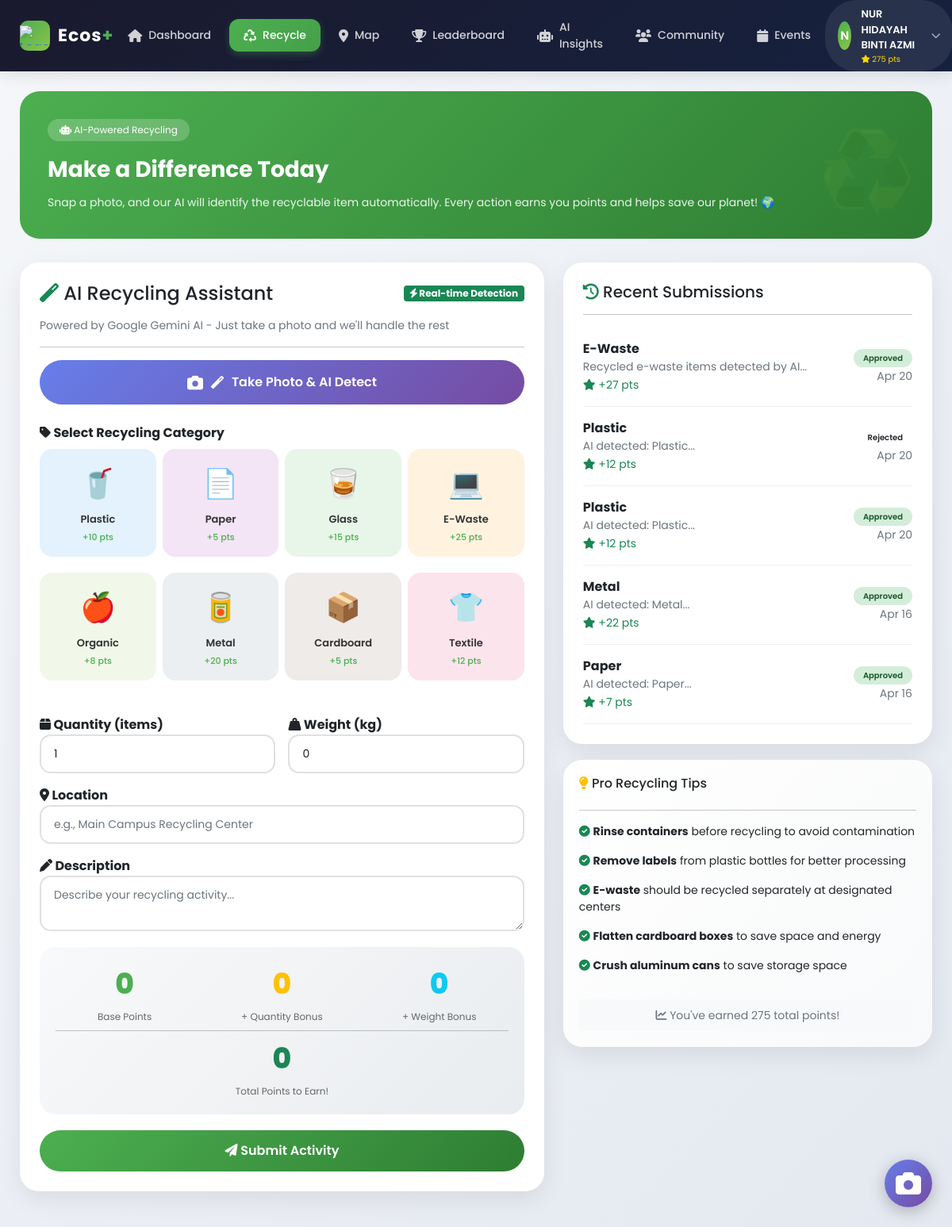
Page /activity.php (signed in) on the committed database.
### tables this page shows
CREATE TABLE `users` (
  `id` int(11) NOT NULL,
  `username` varchar(50) NOT NULL,
  `email` varchar(100) NOT NULL,
  `password` varchar(255) NOT NULL,
  `full_name` varchar(100) NOT NULL,
  `bio` text DEFAULT NULL,
  `profile_image` varchar(255) DEFAULT NULL,
  `phone` varchar(20) DEFAULT NULL,
  `faculty` varchar(100) DEFAULT NULL,
  `year_of_study` int(11) DEFAULT NULL,
  `student_id` varchar(20) DEFAULT NULL,
  `role` enum('user','admin') DEFAULT 'user',
  `points` int(11) DEFAULT 0,
  `theme` enum('light','dark') DEFAULT 'light',
  `language` enum('en','ms') DEFAULT 'en',
  `email_verified` tinyint(1) DEFAULT 1,
  `reset_token` varchar(255) DEFAULT NULL,
  `reset_expires` timestamp NULL DEFAULT NULL,
  `is_active` tinyint(1) DEFAULT 1,
  `created_at` timestamp NOT NULL DEFAULT current_timestamp(),
  `last_login` timestamp NULL DEFAULT NULL,
  `default_privacy` enum('public','followers','private') DEFAULT 'public'
);

CREATE TABLE `activities` (
  `id` int(11) NOT NULL,
  `user_id` int(11) NOT NULL,
  `activity_type` varchar(50) NOT NULL,
  `description` text DEFAULT NULL,
  `quantity` int(11) DEFAULT 1,
  `weight` decimal(5,2) DEFAULT 0.00,
  `points_earned` int(11) DEFAULT 0,
  `image_path` varchar(255) DEFAULT NULL,
  `location` varchar(255) DEFAULT NULL,
  `latitude` decimal(10,8) DEFAULT NULL,
  `longitude` decimal(11,8) DEFAULT NULL,
  `status` enum('pending','approved','rejected') DEFAULT 'pending',
  `ai_verified` tinyint(1) DEFAULT 0,
  `ai_confidence` decimal(5,2) DEFAULT NULL,
  `admin_notes` text DEFAULT NULL,
  `created_at` timestamp NOT NULL DEFAULT current_timestamp(),
  `approved_at` timestamp NULL DEFAULT NULL,
  `approved_by` int(11) DEFAULT NULL
);

### includes/auth.php (called while the page is built, shortened)
<?php
function getConnection() {
    static $conn = null;
    if ($conn === null) {
        $host = 'localhost';
        $user = 'root';
        $password = '';
        $database = 'ecos_plus';
        $conn = new mysqli($host, $user, $password, $database);
    }
    return $conn;
}
function getCurrentUser() {
    $conn = getConnection();
    $user_id = $_SESSION['user_id'];
    $sql = "SELECT id, email, full_name, phone, points, role, profile_image, bio, created_at FROM users WHERE id = ?";
    $stmt = $conn->prepare($sql);
    $stmt->bind_param("i", $user_id);
    $stmt->execute();
    $result = $stmt->get_result();
    $user = $result->fetch_assoc();
    return $user;
}
?>

### activity.php (the view, shortened to what this page needs)
<?php
require_once 'includes/auth.php';
$conn = getConnection();
$user_id = $_SESSION['user_id'];
$user = getCurrentUser();
$user_initial = $user ? strtoupper(substr($user['full_name'], 0, 1)) : 'U';
$activity_types = [
    'Plastic' => ['points' => 10, 'icon' => '🥤', 'color' => '#2196F3', 'bg' => '#E3F2FD', 'description' => 'Plastic bottles, containers, bags'],
    'Paper' => ['points' => 5, 'icon' => '📄', 'color' => '#9C27B0', 'bg' => '#F3E5F5', 'description' => 'Newspapers, magazines, cardboard'],
    'Glass' => ['points' => 15, 'icon' => '🥃', 'color' => '#4CAF50', 'bg' => '#E8F5E9', 'description' => 'Glass bottles, jars'],
    'E-Waste' => ['points' => 25, 'icon' => '💻', 'color' => '#FF9800', 'bg' => '#FFF3E0', 'description' => 'Electronics, batteries, cables'],
    'Organic' => ['points' => 8, 'icon' => '🍎', 'color' => '#8BC34A', 'bg' => '#F1F8E9', 'description' => 'Food waste, garden waste'],
    'Metal' => ['points' => 20, 'icon' => '🥫', 'color' => '#607D8B', 'bg' => '#ECEFF1', 'description' => 'Aluminum cans, metal scraps'],
    'Cardboard' => ['points' => 5, 'icon' => '📦', 'color' => '#795548', 'bg' => '#EFEBE9', 'description' => 'Cardboard boxes, cartons'],
    'Textile' => ['points' => 12, 'icon' => '👕', 'color' => '#E91E63', 'bg' => '#FCE4EC', 'description' => 'Clothes, fabrics, shoes']
];
$recentQuery = "SELECT * FROM activities WHERE user_id = ? ORDER BY created_at DESC LIMIT 5";
$stmt = $conn->prepare($recentQuery);
$stmt->bind_param("i", $user_id);
$stmt->execute();
$recentActivities = $stmt->get_result();
?>
<!DOCTYPE html>
<html lang="en">
<head>
    <link href="https://cdn.jsdelivr.net/npm/bootstrap@5.1.3/dist/css/bootstrap.min.css" rel="stylesheet">
    <link rel="stylesheet" href="https://cdnjs.cloudflare.com/ajax/libs/font-awesome/6.0.0/css/all.min.css">
</head>
<body>
<nav class="navbar-custom">
    <div class="navbar-container">
        <div style="display: flex; justify-content: space-between; align-items: center;">
            <a href="dashboard.php" class="navbar-brand-custom">
                <div class="logo-icon">
                    <img src="assets/images/umpsa.png" alt="Logo" style="height:25px; object-fit:cover;">
                </div>
                <div class="logo-text">Ecos<span>+</span></div>
            </a>
            <ul class="nav-links">
                <li><a href="dashboard.php" class="nav-link-custom"><i class="fas fa-home"></i> Dashboard</a></li>
                <li><a href="activity.php" class="nav-link-custom active"><i class="fas fa-recycle"></i> Recycle</a></li>
                <li><a href="map.php" class="nav-link-custom"><i class="fas fa-map-marker-alt"></i> Map</a></li>
                <li><a href="leaderboard.php" class="nav-link-custom"><i class="fas fa-trophy"></i> Leaderboard</a></li>
                <li><a href="ai-insights.php" class="nav-link-custom"><i class="fas fa-robot"></i> AI Insights</a></li>
                <li><a href="community.php" class="nav-link-custom"><i class="fas fa-users"></i> Community</a></li>
                <li><a href="events.php" class="nav-link-custom"><i class="fas fa-calendar"></i> Events</a></li>
            </ul>
            <div class="user-dropdown">
                <div class="user-trigger">
                    <div class="user-avatar"><?php echo $user_initial; ?></div>
                    <div class="user-info">
                        <span class="user-name"><?php echo htmlspecialchars($user['full_name'] ?? 'User'); ?></span>
                        <span class="user-points"><i class="fas fa-star"></i> <?php echo number_format($user['points'] ?? 0); ?> pts</span>
                    </div>
                    <i class="fas fa-chevron-down dropdown-arrow"></i>
                </div>
            </div>
        </div>
    </div>
</nav>
<div class="container-custom">
    <div class="hero-section">
        <div class="hero-badge"><i class="fas fa-robot"></i> AI-Powered Recycling</div>
        <div class="hero-title">Make a Difference Today</div>
        <div class="hero-subtitle">Snap a photo, and our AI will identify the recyclable item automatically. Every action earns you points and helps save our planet! 🌍</div>
    </div>
    <div class="row">
        <div class="col-lg-7">
            <div class="form-card">
                <div class="d-flex align-items-center justify-content-between mb-3">
                    <h4 class="mb-0"><i class="fas fa-magic text-success"></i> AI Recycling Assistant</h4>
                    <span class="badge bg-success"><i class="fas fa-bolt"></i> Real-time Detection</span>
                </div>
                <p class="text-muted small">Powered by Google Gemini AI - Just take a photo and we'll handle the rest</p>
                <hr>
                <button class="btn-ai-camera" data-bs-toggle="modal" data-bs-target="#cameraModal">
                    <i class="fas fa-camera fa-lg"></i> <i class="fas fa-magic"></i> Take Photo & AI Detect
                </button>
                <form method="POST" id="activityForm">
                    <div class="mt-4">
                        <label class="fw-bold mb-2"><i class="fas fa-tag"></i> Select Recycling Category</label>
                        <div class="row g-2" id="activityTypes">
                            <?php foreach ($activity_types as $type => $data): ?>
                            <div class="col-4 col-md-3">
                                <div class="activity-option" data-type="<?php echo $type; ?>" data-points="<?php echo $data['points']; ?>" style="background: <?php echo $data['bg']; ?>;">
                                    <span class="activity-icon"><?php echo $data['icon']; ?></span>
                                    <div class="activity-name"><?php echo $type; ?></div>
                                    <div class="activity-points">+<?php echo $data['points']; ?> pts</div>
                                </div>
                            </div>
                            <?php endforeach; ?>
                        </div>
                    </div>
                    <div class="row mt-3 g-3">
                        <div class="col-md-6">
                            <label class="fw-bold"><i class="fas fa-box"></i> Quantity (items)</label>
                            <input type="number" class="form-control form-control-modern" name="quantity" id="quantity" min="1" value="1">
                        </div>
                        <div class="col-md-6">
                            <label class="fw-bold"><i class="fas fa-weight-hanging"></i> Weight (kg)</label>
                            <input type="number" class="form-control form-control-modern" name="weight" id="weight" step="0.1" value="0">
                        </div>
                    </div>
                    <div class="mt-3">
                        <label class="fw-bold"><i class="fas fa-map-marker-alt"></i> Location</label>
                        <input type="text" class="form-control form-control-modern" name="location" id="location" placeholder="e.g., Main Campus Recycling Center">
                    </div>
                    <div class="mt-3">
                        <label class="fw-bold"><i class="fas fa-pen"></i> Description</label>
                        <textarea class="form-control form-control-modern" name="description" id="description" rows="2" placeholder="Describe your recycling activity..." required></textarea>
                    </div>
                    <div class="point-calculator">
                        <div class="row align-items-center text-center">
                            <div class="col-4">
                                <div class="point-value" id="basePoints">0</div>
                                <div class="point-label">Base Points</div>
                            </div>
                            <div class="col-4">
                                <div class="point-value text-warning" id="quantityPoints">0</div>
                                <div class="point-label">+ Quantity Bonus</div>
                            </div>
                            <div class="col-4">
                                <div class="point-value text-info" id="weightPoints">0</div>
                                <div class="point-label">+ Weight Bonus</div>
                            </div>
                        </div>
                        <hr class="my-2">
                        <div class="row align-items-center text-center">
                            <div class="col-12">
                                <div class="point-value text-success" id="totalPoints">0</div>
                                <div class="point-label">Total Points to Earn!</div>
                            </div>
                        </div>
                    </div>
                    <button type="submit" name="submit_activity" class="btn-submit">
                        <i class="fas fa-paper-plane"></i> Submit Activity
                    </button>
                </form>
            </div>
        </div>
        <div class="col-lg-5">
            <div class="history-card">
                <h5><i class="fas fa-history text-success"></i> Recent Submissions</h5>
                <hr>
                <?php if ($recentActivities->num_rows > 0): ?>
                    <?php while($activity = $recentActivities->fetch_assoc()): ?>
                        <div class="activity-item">
                            <div>
                                <strong><?php echo htmlspecialchars($activity['activity_type']); ?></strong>
                                <p class="mb-0 text-muted small"><?php echo htmlspecialchars(substr($activity['description'], 0, 40)); ?>...</p>
                                <small class="text-success"><i class="fas fa-star"></i> +<?php echo $activity['points_earned']; ?> pts</small>
                            </div>
                            <div class="text-end">
                                <span class="status-badge status-<?php echo $activity['status']; ?>">
                                    <?php echo ucfirst($activity['status']); ?>
                                </span>
                                <br>
                                <small class="text-muted"><?php echo date('M d', strtotime($activity['created_at'])); ?></small>
                            </div>
                        </div>
                    <?php endwhile; ?>
                <?php endif; ?>
            </div>
            <div class="card mt-3" style="border-radius: 24px; background: linear-gradient(135deg, #fff, #f8f9fa); padding: 20px; border: none; box-shadow: 0 10px 30px rgba(0,0,0,0.08);">
                <h6><i class="fas fa-lightbulb text-warning"></i> Pro Recycling Tips</h6>
                <hr>
                <div class="small">
                    <p><i class="fas fa-check-circle text-success"></i> <strong>Rinse containers</strong> before recycling to avoid contamination</p>
                    <p><i class="fas fa-check-circle text-success"></i> <strong>Remove labels</strong> from plastic bottles for better processing</p>
                    <p><i class="fas fa-check-circle text-success"></i> <strong>E-waste</strong> should be recycled separately at designated centers</p>
                    <p><i class="fas fa-check-circle text-success"></i> <strong>Flatten cardboard boxes</strong> to save space and energy</p>
                    <p><i class="fas fa-check-circle text-success"></i> <strong>Crush aluminum cans</strong> to save storage space</p>
                </div>
                <div class="mt-3 p-2 bg-light rounded text-center">
                    <small class="text-muted"><i class="fas fa-chart-line"></i> You've earned <?php echo number_format($user['points'] ?? 0); ?> total points!</small>
                </div>
            </div>
        </div>
    </div>
</div>
<button class="camera-floating-btn" data-bs-toggle="modal" data-bs-target="#cameraModal">
    <i class="fas fa-camera fa-2x"></i>
</button>
</body>
</html>

### rows in the picture
users: full_name "N", full_name "NUR HIDAYAH BINTI AZMI", points "275"
activities: activity_type "E-Waste", description "Recycled e-waste items detected by AI", points_earned "27", status "Approved", created_at "Apr 20"
activities: activity_type "Plastic", description "AI detected: Plastic", points_earned "12", status "Rejected", created_at "Apr 20"
activities: activity_type "Plastic", description "AI detected: Plastic", points_earned "12", status "Approved", created_at "Apr 20"
activities: activity_type "Metal", description "AI detected: Metal", points_earned "22", status "Approved", created_at "Apr 16"
activities: activity_type "Paper", description "AI detected: Paper", points_earned "7", status "Approved", created_at "Apr 16"

### other values in the picture
$data['icon'] "🥤"
$type "Plastic"
$data['points'] "10"
$data['icon'] "📄"
$type "Paper"
$data['points'] "5"
$data['icon'] "🥃"
$type "Glass"
$data['points'] "15"
$data['icon'] "💻"
$type "E-Waste"
$data['points'] "25"
$data['icon'] "🍎"
$type "Organic"
$data['points'] "8"
